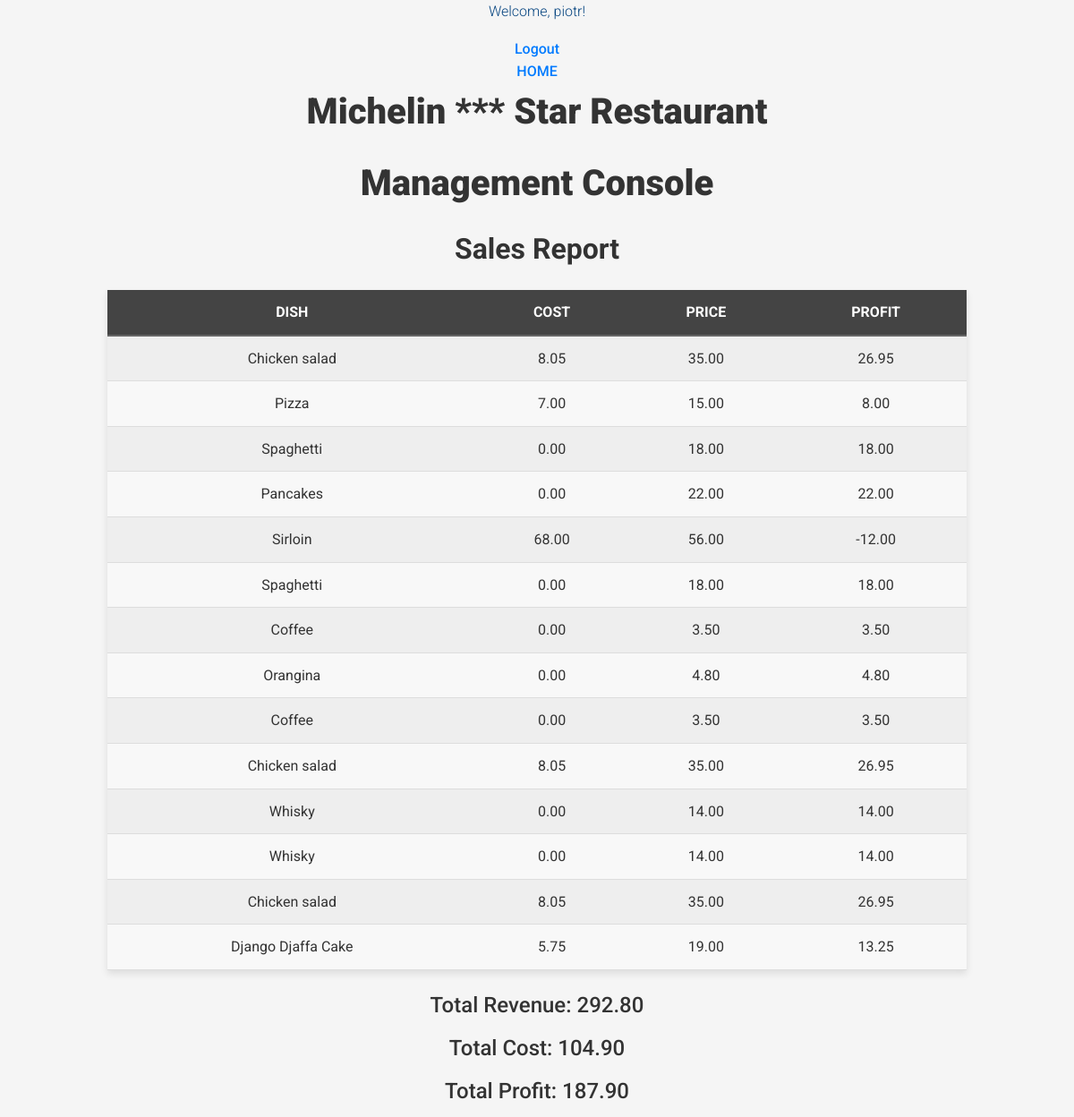
The page /sales-report/ (signed in) on the database as committed earlier.
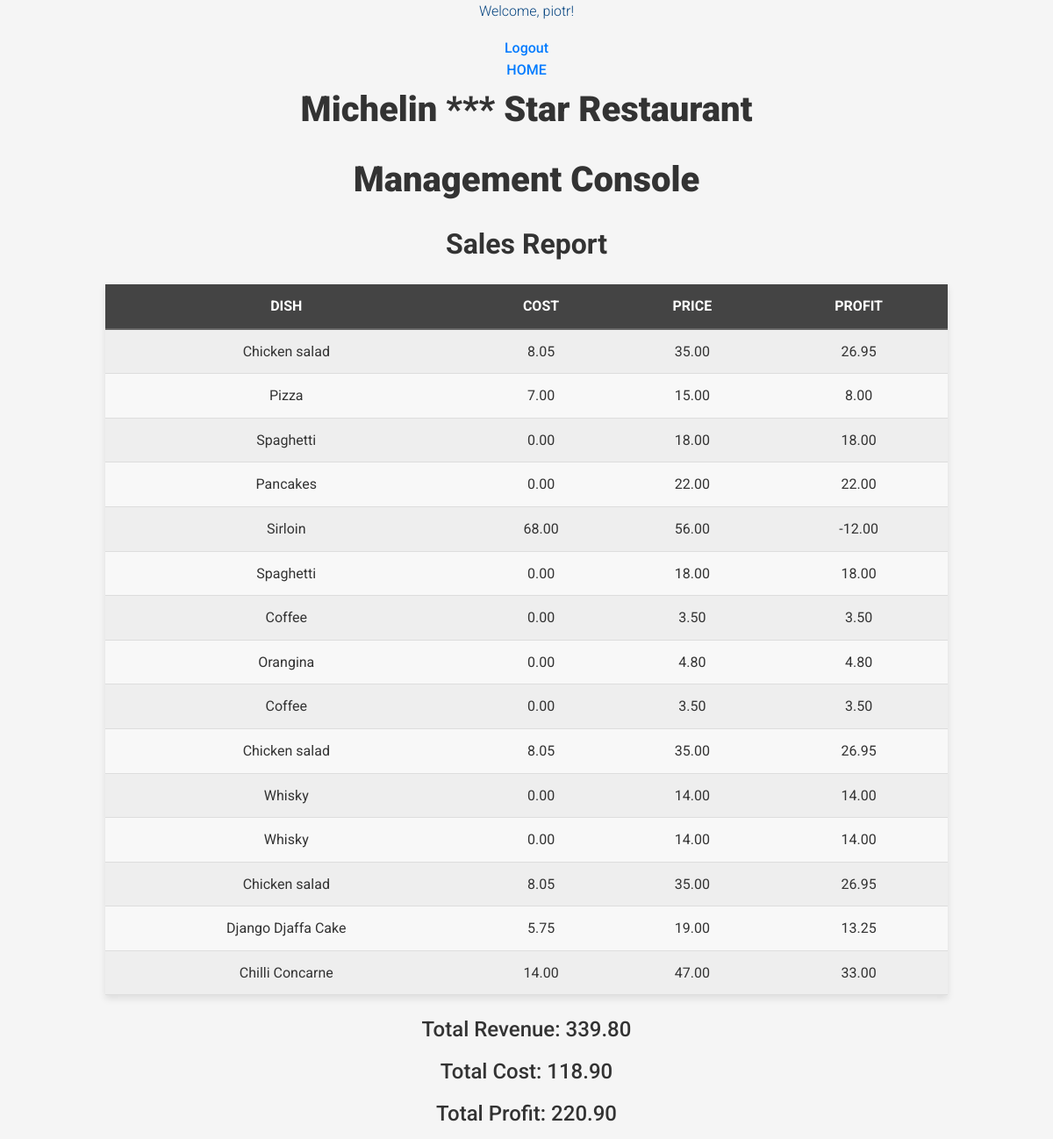
The same page on the database as committed later.
### inventory/models.py (models this page shows, shortened)
class MenuItem(models.Model):
    title = models.CharField(max_length=200)
    price = models.DecimalField(max_digits=10, decimal_places=2, default=0.00)
    class Meta:
        ordering = ["title"]
    def calculate_cost(self):
        total_cost = 0
        for req in self.receiperequirement_set.all():
            total_cost += req.quantity * req.ingredient.unit_price
        return total_cost

### inventory/views.py (the view)
# urls.py: path('sales-report/', views.sales_report, name='sales_report'),
@login_required
def sales_report(request):
    purchases = Purchase.objects.all()
    total_revenue = 0
    total_profit = 0
    total_cost = 0
    sales_data = []
    for purchase in purchases:
        item = purchase.menu_item
        cost = purchase.calculate_cost()
        revenue = purchase.calculate_revenue()
        profit = purchase.calculate_profit()
        sales_data.append({
            'title': item.title,
            'cost': cost,
            'price': item.price,
            'profit': profit,
        })
        total_revenue += revenue
        total_profit += profit
        total_cost  += cost
    return render(request, 'inventory/sales_report.html', {
        'sales_data': sales_data,
        'total_cost': total_cost,
        'total_revenue': total_revenue,
        'total_profit': total_profit
    })

### inventory/models.py (called while the page is built)
    def calculate_cost(self):
        return self.menu_item.calculate_cost()

    def calculate_revenue(self):
        return self.menu_item.price

    def calculate_profit(self):
        return self.calculate_revenue() - self.calculate_cost()

### inventory/templates/inventory/sales_report.html
{% extends "inventory/base.html" %}
{% load static %}
{% block head %}
<link rel="stylesheet" href="{% static 'inventory/style.css' %}">
{% endblock %}
{% block content %}
<h2>Sales Report</h2>
<table id="SalesReport">
    <tr>
        <th>Dish</th>
        <th>Cost</th>
        <th>Price</th>
        <th>Profit</th>
    </tr>
    {% for sale in sales_data %}
    <tr>
        <td>{{ sale.title }}</td>
        <td>{{ sale.cost|floatformat:2 }}</td>
        <td>{{ sale.price|floatformat:2 }}</td>
        <td>{{ sale.profit|floatformat:2 }}</td>
    </tr>
    {% endfor %}
</table>
<h3>Total Revenue: {{ total_revenue|floatformat:2 }}</h3>
<h3>Total Cost: {{ total_cost|floatformat:2 }}</h3>
<h3>Total Profit: {{ total_profit|floatformat:2 }}</h3>
{% endblock %}

Rows that differ between the two databases and show on the page:
added MenuItem: title "Chilli Concarne", price "47.00"
Other text that changed with them:
{{ total_revenue|floatformat:2 }}: "292.80" → "339.80"
{{ total_cost|floatformat:2 }}: "104.90" → "118.90"
{{ total_profit|floatformat:2 }}: "187.90" → "220.90"
new list line: "14.00 33.00"
